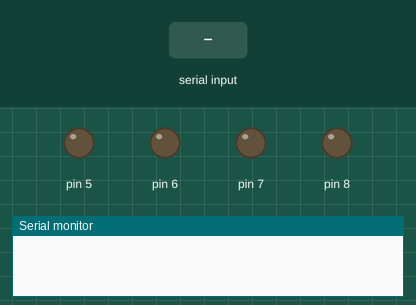
The sketch below on a simulated Arduino Uno, built with avr-gcc and run on an emulated ATmega328P. On the bench: output pins drawn as LEDs (lit = HIGH), the last lines printed to the serial monitor. Inputs (shaded band) come from the test bench.

Above: at 1.2 s.
1.3 s: "f" received over Serial
At 1.8 s:
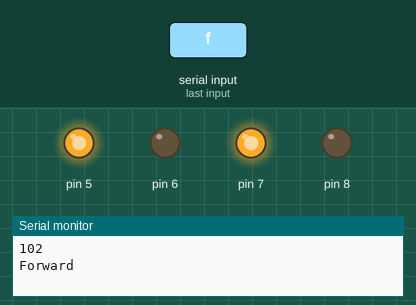
2.8 s: "b" received over Serial
At 4.0 s:
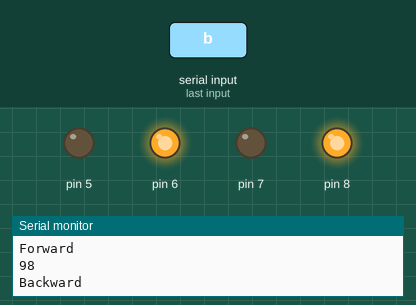
4.3 s: "l" received over Serial
At 5.3 s:
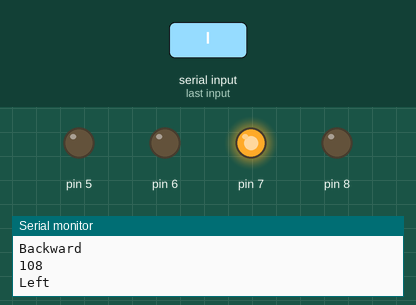
5.8 s: "r" received over Serial
At 6.4 s:
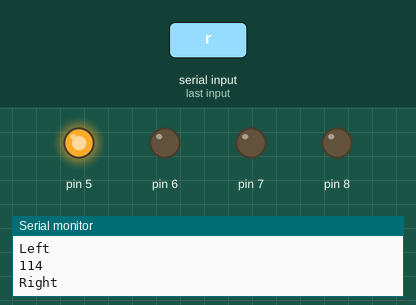
7.3 s: "F" received over Serial
At 7.6 s:
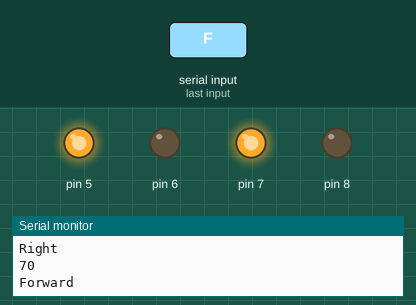
8.8 s: "B" received over Serial
At 9.9 s:
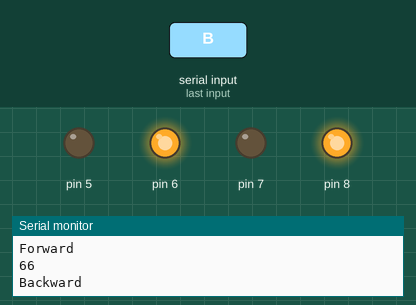
Timing chart, 0 to 11.3 s (numbered marks = the images above; inputs shaded):
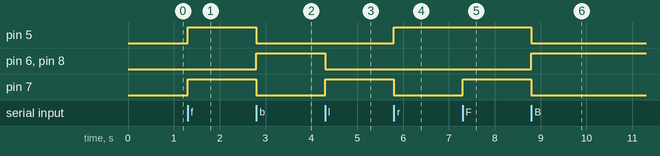

The sketch:

Bluetooth_Controlled_Robot_using_Arduino.ino
```cpp
//Bluetooth Controlled Bot using Arduino UNO
//By Swayamshree

int state;
int flag=0;
void stp();
void fwd();
void left();
void right();
void back();
void setup()
{
    pinMode(7,OUTPUT);
    pinMode(8,OUTPUT);
    pinMode(5,OUTPUT);
    pinMode(6,OUTPUT);
    Serial.begin(9600);                                         // Baud rate set to 9600bps
}
void loop() {
    if(Serial.available() > 0)      // Ckeck for command Recieved
    {
      state = Serial.read();
      Serial.println(state);
      flag=0;
    }
    if (state == 's' || state == 'S')     // Checking Command from User
    {
        stp();
        if(flag == 0){
          Serial.println("Stop");
          flag=1;
       }
    }
    else if (state == 'f' || state == 'F')
    {
        fwd();
        if(flag == 0)
        {
          Serial.println("Forward");
          flag=1;
         }
    }
    else if (state == 'b' || state == 'B')
    {
        back();
        if(flag == 0)
        {
          Serial.println("Backward");
          flag=1;
        }
    }
    else if (state == 'l' || state == 'L')
    {
        left();
        if(flag == 0)
        {
          Serial.println("Left");
          flag=1;
         }
    }
   else if (state == 'r' || state == 'R')
  {
        right();
        if(flag == 0)
        {
          Serial.println("Right");
          flag=1;
         }
    }
}
//loop() ends here


void fwd()          // Forward
{
  digitalWrite(7,HIGH);
  digitalWrite(5,HIGH);
  digitalWrite(6,LOW);
  digitalWrite(8,LOW);
}
void back()          // Backward
{
  digitalWrite(8,HIGH);
  digitalWrite(6,HIGH);
  digitalWrite(7,LOW);
  digitalWrite(5,LOW);
}
void left()          //LEFT
{
  digitalWrite(7,HIGH);
  digitalWrite(5,LOW);
  digitalWrite(8,LOW);
  digitalWrite(6,LOW);
}
void right()          // Right
{
  digitalWrite(7,LOW);
  digitalWrite(5,HIGH);
  digitalWrite(8,LOW);
  digitalWrite(6,LOW);
}
void stp()            // Robot STops
{
  digitalWrite(7,LOW);
  digitalWrite(8,LOW);
  digitalWrite(5,LOW);
  digitalWrite(6,LOW);
}
```

Measured:
- after the input at 1.3 s, pin 5, pin 7: LOW → HIGH at once
- after the input at 2.8 s, pin 5, pin 7: HIGH → LOW at once; pin 6, pin 8: LOW → HIGH at once
- after the input at 4.3 s, pin 6, pin 8: HIGH → LOW at once; pin 7: LOW → HIGH at once
- after the input at 5.8 s, pin 5: LOW → HIGH at once; pin 7: HIGH → LOW at once
- after the input at 7.3 s, pin 7: LOW → HIGH at once
- after the input at 8.8 s, pin 5, pin 7: HIGH → LOW at once; pin 6, pin 8: LOW → HIGH at once
